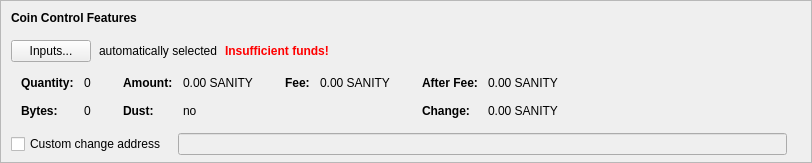
    <widget class="QFrame" name="frameCoinControl">
     <property name="sizePolicy">
      <sizepolicy hsizetype="Expanding" vsizetype="Expanding">
       <horstretch>0</horstretch>
       <verstretch>0</verstretch>
      </sizepolicy>
     </property>
     <property name="maximumSize">
      <size>
       <width>16777215</width>
       <height>16777215</height>
      </size>
     </property>
     <property name="frameShape">
      <enum>QFrame::StyledPanel</enum>
     </property>
     <property name="frameShadow">
      <enum>QFrame::Sunken</enum>
     </property>
     <layout class="QVBoxLayout" name="verticalLayoutCoinControl2">
      <property name="spacing">
       <number>0</number>
      </property>
      <property name="leftMargin">
       <number>0</number>
      </property>
      <property name="topMargin">
       <number>0</number>
      </property>
      <property name="rightMargin">
       <number>0</number>
      </property>
      <property name="bottomMargin">
       <number>6</number>
      </property>
      <item>
       <layout class="QVBoxLayout" name="verticalLayoutCoinControl" stretch="0,0,0,0,1">
        <property name="spacing">
         <number>0</number>
        </property>
        <property name="leftMargin">
         <number>10</number>
        </property>
        <property name="topMargin">
         <number>10</number>
        </property>
        <item>
         <layout class="QHBoxLayout" name="horizontalLayoutCoinControl1">
          <property name="bottomMargin">
           <number>15</number>
          </property>
          <item>
           <widget class="QLabel" name="labelCoinControlFeatures">
            <property name="sizePolicy">
             <sizepolicy hsizetype="Preferred" vsizetype="Maximum">
              <horstretch>0</horstretch>
              <verstretch>0</verstretch>
             </sizepolicy>
            </property>
            <property name="font">
             <font>
              <weight>75</weight>
              <bold>true</bold>
             </font>
            </property>
            <property name="styleSheet">
             <string notr="true">font-weight:bold;</string>
            </property>
            <property name="text">
             <string>Coin Control Features</string>
            </property>
           </widget>
          </item>
         </layout>
        </item>
        <item>
         <layout class="QHBoxLayout" name="horizontalLayoutCoinControl2" stretch="0,0,0,0">
          <property name="spacing">
           <number>8</number>
          </property>
          <property name="bottomMargin">
           <number>10</number>
          </property>
          <item>
           <widget class="QPushButton" name="pushButtonCoinControl">
            <property name="styleSheet">
             <string notr="true"/>
            </property>
            <property name="text">
             <string>Inputs...</string>
            </property>
            <property name="autoDefault">
             <bool>false</bool>
            </property>
           </widget>
          </item>
          <item>
           <widget class="QLabel" name="labelCoinControlAutomaticallySelected">
            <property name="text">
             <string>automatically selected</string>
            </property>
            <property name="margin">
             <number>5</number>
            </property>
           </widget>
          </item>
          <item>
           <widget class="QLabel" name="labelCoinControlInsuffFunds">
            <property name="font">
             <font>
              <weight>75</weight>
              <bold>true</bold>
             </font>
            </property>
            <property name="styleSheet">
             <string notr="true">color:red;font-weight:bold;</string>
            </property>
            <property name="text">
             <string>Insufficient funds!</string>
            </property>
            <property name="margin">
             <number>5</number>
            </property>
           </widget>
          </item>
          <item>
           <spacer name="horizontalSpacerCoinControl">
            <property name="orientation">
             <enum>Qt::Horizontal</enum>
            </property>
            <property name="sizeHint" stdset="0">
             <size>
              <width>40</width>
              <height>1</height>
             </size>
            </property>
           </spacer>
          </item>
         </layout>
        </item>
        <item>
         <widget class="QWidget" name="widgetCoinControl" native="true">
          <property name="sizePolicy">
           <sizepolicy hsizetype="Preferred" vsizetype="Preferred">
            <horstretch>0</horstretch>
            <verstretch>0</verstretch>
           </sizepolicy>
          </property>
          <property name="minimumSize">
           <size>
            <width>0</width>
            <height>0</height>
           </size>
          </property>
          <property name="styleSheet">
           <string notr="true"/>
          </property>
          <layout class="QHBoxLayout" name="horizontalLayoutCoinControl5">
           <property name="leftMargin">
            <number>0</number>
           </property>
           <property name="topMargin">
            <number>0</number>
           </property>
           <property name="rightMargin">
            <number>0</number>
           </property>
           <property name="bottomMargin">
            <number>0</number>
           </property>
           <item>
            <layout class="QHBoxLayout" name="horizontalLayoutCoinControl3" stretch="0,0,0,1">
             <property name="spacing">
              <number>20</number>
             </property>
             <property name="topMargin">
              <number>0</number>
             </property>
             <property name="bottomMargin">
              <number>10</number>
             </property>
             <item>
              <layout class="QFormLayout" name="formLayoutCoinControl1">
               <property name="horizontalSpacing">
                <number>10</number>
               </property>
               <property name="verticalSpacing">
                <number>14</number>
               </property>
               <property name="leftMargin">
                <number>10</number>
               </property>
               <property name="topMargin">
                <number>4</number>
               </property>
               <property name="rightMargin">
                <number>6</number>
               </property>
               <item row="0" column="0">
                <widget class="QLabel" name="labelCoinControlQuantityText">
                 <property name="font">
                  <font>
                   <weight>75</weight>
                   <bold>true</bold>
                  </font>
                 </property>
                 <property name="text">
                  <string>Quantity:</string>
                 </property>
                 <property name="margin">
                  <number>0</number>
                 </property>
                </widget>
               </item>
               <item row="0" column="1">
                <widget class="QLabel" name="labelCoinControlQuantity">
                 <property name="cursor">
                  <cursorShape>IBeamCursor</cursorShape>
                 </property>
                 <property name="contextMenuPolicy">
                  <enum>Qt::ActionsContextMenu</enum>
                 </property>
                 <property name="text">
                  <string notr="true">0</string>
                 </property>
                 <property name="margin">
                  <number>0</number>
                 </property>
                 <property name="textInteractionFlags">
                  <set>Qt::LinksAccessibleByMouse|Qt::TextSelectableByKeyboard|Qt::TextSelectableByMouse</set>
                 </property>
                </widget>
               </item>
               <item row="1" column="0">
                <widget class="QLabel" name="labelCoinControlBytesText">
                 <property name="font">
                  <font>
                   <weight>75</weight>
                   <bold>true</bold>
                  </font>
                 </property>
                 <property name="text">
                  <string>Bytes:</string>
                 </property>
                </widget>
               </item>
               <item row="1" column="1">
                <widget class="QLabel" name="labelCoinControlBytes">
                 <property name="cursor">
                  <cursorShape>IBeamCursor</cursorShape>
                 </property>
                 <property name="contextMenuPolicy">
                  <enum>Qt::ActionsContextMenu</enum>
                 </property>
                 <property name="text">
                  <string notr="true">0</string>
                 </property>
                 <property name="textInteractionFlags">
                  <set>Qt::LinksAccessibleByMouse|Qt::TextSelectableByKeyboard|Qt::TextSelectableByMouse</set>
                 </property>
                </widget>
               </item>
              </layout>
             </item>
             <item>
              <layout class="QFormLayout" name="formLayoutCoinControl2">
               <property name="horizontalSpacing">
                <number>10</number>
               </property>
               <property name="verticalSpacing">
                <number>14</number>
               </property>
               <property name="leftMargin">
                <number>6</number>
               </property>
               <property name="topMargin">
                <number>4</number>
               </property>
               <property name="rightMargin">
                <number>6</number>
               </property>
               <item row="0" column="0">
                <widget class="QLabel" name="labelCoinControlAmountText">
                 <property name="font">
                  <font>
                   <weight>75</weight>
                   <bold>true</bold>
                  </font>
                 </property>
                 <property name="text">
                  <string>Amount:</string>
                 </property>
                 <property name="margin">
                  <number>0</number>
                 </property>
                </widget>
               </item>
               <item row="0" column="1">
                <widget class="QLabel" name="labelCoinControlAmount">
                 <property name="cursor">
                  <cursorShape>IBeamCursor</cursorShape>
                 </property>
                 <property name="contextMenuPolicy">
                  <enum>Qt::ActionsContextMenu</enum>
                 </property>
                 <property name="text">
                  <string notr="true">0.00 SANITY</string>
                 </property>
                 <property name="textInteractionFlags">
                  <set>Qt::LinksAccessibleByMouse|Qt::TextSelectableByKeyboard|Qt::TextSelectableByMouse</set>
                 </property>
                </widget>
               </item>
               <item row="1" column="0">
                <widget class="QLabel" name="labelCoinControlLowOutputText">
                 <property name="font">
                  <font>
                   <weight>75</weight>
                   <bold>true</bold>
                  </font>
                 </property>
                 <property name="text">
                  <string>Dust:</string>
                 </property>
                </widget>
               </item>
               <item row="1" column="1">
                <widget class="QLabel" name="labelCoinControlLowOutput">
                 <property name="cursor">
                  <cursorShape>IBeamCursor</cursorShape>
                 </property>
                 <property name="contextMenuPolicy">
                  <enum>Qt::ActionsContextMenu</enum>
                 </property>
                 <property name="text">
                  <string notr="true">no</string>
                 </property>
                 <property name="textInteractionFlags">
                  <set>Qt::LinksAccessibleByMouse|Qt::TextSelectableByKeyboard|Qt::TextSelectableByMouse</set>
                 </property>
                </widget>
               </item>
              </layout>
             </item>
             <item>
              <layout class="QFormLayout" name="formLayoutCoinControl3">
               <property name="horizontalSpacing">
                <number>10</number>
               </property>
               <property name="verticalSpacing">
                <number>14</number>
               </property>
               <property name="leftMargin">
                <number>6</number>
               </property>
               <property name="topMargin">
                <number>4</number>
               </property>
               <property name="rightMargin">
                <number>6</number>
               </property>
               <item row="0" column="0">
                <widget class="QLabel" name="labelCoinControlFeeText">
                 <property name="font">
                  <font>
                   <weight>75</weight>
                   <bold>true</bold>
                  </font>
                 </property>
                 <property name="text">
                  <string>Fee:</string>
                 </property>
                 <property name="margin">
                  <number>0</number>
                 </property>
                </widget>
               </item>
               <item row="0" column="1">
                <widget class="QLabel" name="labelCoinControlFee">
                 <property name="cursor">
                  <cursorShape>IBeamCursor</cursorShape>
                 </property>
                 <property name="contextMenuPolicy">
                  <enum>Qt::ActionsContextMenu</enum>
                 </property>
                 <property name="text">
                  <string notr="true">0.00 SANITY</string>
                 </property>
                 <property name="textInteractionFlags">
                  <set>Qt::LinksAccessibleByMouse|Qt::TextSelectableByKeyboard|Qt::TextSelectableByMouse</set>
                 </property>
                </widget>
               </item>
             </layout>
             </item>
             <item>
              <layout class="QFormLayout" name="formLayoutCoinControl4">
               <property name="horizontalSpacing">
                <number>10</number>
               </property>
               <property name="verticalSpacing">
                <number>14</number>
               </property>
               <property name="leftMargin">
                <number>6</number>
               </property>
               <property name="topMargin">
                <number>4</number>
               </property>
               <property name="rightMargin">
                <number>6</number>
               </property>
               <item row="0" column="0">
                <widget class="QLabel" name="labelCoinControlAfterFeeText">
                 <property name="font">
                  <font>
                   <weight>75</weight>
                   <bold>true</bold>
                  </font>
                 </property>
                 <property name="text">
                  <string>After Fee:</string>
                 </property>
                 <property name="margin">
                  <number>0</number>
                 </property>
                </widget>
               </item>
               <item row="0" column="1">
                <widget class="QLabel" name="labelCoinControlAfterFee">
                 <property name="cursor">
                  <cursorShape>IBeamCursor</cursorShape>
                 </property>
                 <property name="contextMenuPolicy">
                  <enum>Qt::ActionsContextMenu</enum>
                 </property>
                 <property name="text">
                  <string notr="true">0.00 SANITY</string>
                 </property>
                 <property name="textInteractionFlags">
                  <set>Qt::LinksAccessibleByMouse|Qt::TextSelectableByKeyboard|Qt::TextSelectableByMouse</set>
                 </property>
                </widget>
               </item>
               <item row="1" column="0">
                <widget class="QLabel" name="labelCoinControlChangeText">
                 <property name="font">
                  <font>
                   <weight>75</weight>
                   <bold>true</bold>
                  </font>
                 </property>
                 <property name="text">
                  <string>Change:</string>
                 </property>
                </widget>
               </item>
               <item row="1" column="1">
                <widget class="QLabel" name="labelCoinControlChange">
                 <property name="cursor">
                  <cursorShape>IBeamCursor</cursorShape>
                 </property>
                 <property name="contextMenuPolicy">
                  <enum>Qt::ActionsContextMenu</enum>
                 </property>
                 <property name="text">
                  <string notr="true">0.00 SANITY</string>
                 </property>
                 <property name="textInteractionFlags">
                  <set>Qt::LinksAccessibleByMouse|Qt::TextSelectableByKeyboard|Qt::TextSelectableByMouse</set>
                 </property>
                </widget>
               </item>
              </layout>
             </item>
            </layout>
           </item>
          </layout>
         </widget>
        </item>
        <item>
         <layout class="QHBoxLayout" name="horizontalLayoutCoinControl4" stretch="0,0,0">
          <property name="spacing">
           <number>12</number>
          </property>
          <property name="sizeConstraint">
           <enum>QLayout::SetDefaultConstraint</enum>
          </property>
          <property name="topMargin">
           <number>5</number>
          </property>
          <property name="rightMargin">
           <number>5</number>
          </property>
          <item>
           <widget class="QCheckBox" name="checkBoxCoinControlChange">
            <property name="toolTip">
             <string>If this is activated, but the change address is empty or invalid, change will be sent to a newly generated address.</string>
            </property>
            <property name="text">
             <string>Custom change address</string>
            </property>
           </widget>
          </item>
          <item>
           <widget class="QValidatedLineEdit" name="lineEditCoinControlChange">
            <property name="enabled">
             <bool>false</bool>
            </property>
            <property name="sizePolicy">
             <sizepolicy hsizetype="Expanding" vsizetype="Fixed">
              <horstretch>0</horstretch>
              <verstretch>0</verstretch>
             </sizepolicy>
            </property>
           </widget>
          </item>
          <item>
           <widget class="QLabel" name="labelCoinControlChangeLabel">
            <property name="sizePolicy">
             <sizepolicy hsizetype="Preferred" vsizetype="Expanding">
              <horstretch>0</horstretch>
              <verstretch>0</verstretch>
             </sizepolicy>
            </property>
            <property name="minimumSize">
             <size>
              <width>0</width>
              <height>0</height>
             </size>
            </property>
            <property name="text">
             <string/>
            </property>
            <property name="margin">
             <number>3</number>
            </property>
           </widget>
          </item>
         </layout>
        </item>
        <item>
         <spacer name="verticalSpacerCoinControl">
          <property name="orientation">
           <enum>Qt::Vertical</enum>
          </property>
          <property name="sizeHint" stdset="0">
           <size>
            <width>800</width>
            <height>1</height>
           </size>
          </property>
         </spacer>
        </item>
       </layout>
      </item>
     </layout>
    </widget>
